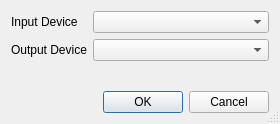
<?xml version="1.0" encoding="UTF-8"?>
<ui version="4.0">
 <class>AudioDialog</class>
 <widget class="QDialog" name="AudioDialog">
  <property name="geometry">
   <rect>
    <x>0</x>
    <y>0</y>
    <width>280</width>
    <height>124</height>
   </rect>
  </property>
  <property name="sizePolicy">
   <sizepolicy hsizetype="Fixed" vsizetype="Fixed">
    <horstretch>0</horstretch>
    <verstretch>0</verstretch>
   </sizepolicy>
  </property>
  <property name="windowTitle">
   <string>Audio Settings</string>
  </property>
  <property name="sizeGripEnabled">
   <bool>true</bool>
  </property>
  <layout class="QVBoxLayout" name="verticalLayout">
   <item>
    <layout class="QFormLayout" name="formLayout">
     <item row="0" column="0">
      <widget class="QLabel" name="label">
       <property name="text">
        <string>Input Device</string>
       </property>
      </widget>
     </item>
     <item row="0" column="1">
      <widget class="QComboBox" name="inputDevice">
       <property name="sizePolicy">
        <sizepolicy hsizetype="Expanding" vsizetype="Fixed">
         <horstretch>0</horstretch>
         <verstretch>0</verstretch>
        </sizepolicy>
       </property>
      </widget>
     </item>
     <item row="1" column="0">
      <widget class="QLabel" name="label_2">
       <property name="text">
        <string>Output Device</string>
       </property>
      </widget>
     </item>
     <item row="1" column="1">
      <widget class="QComboBox" name="outputDevice">
       <property name="sizePolicy">
        <sizepolicy hsizetype="Expanding" vsizetype="Fixed">
         <horstretch>0</horstretch>
         <verstretch>0</verstretch>
        </sizepolicy>
       </property>
      </widget>
     </item>
    </layout>
   </item>
   <item>
    <widget class="QDialogButtonBox" name="buttonBox">
     <property name="orientation">
      <enum>Qt::Horizontal</enum>
     </property>
     <property name="standardButtons">
      <set>QDialogButtonBox::Cancel|QDialogButtonBox::Ok</set>
     </property>
    </widget>
   </item>
  </layout>
 </widget>
 <resources/>
 <connections>
  <connection>
   <sender>buttonBox</sender>
   <signal>accepted()</signal>
   <receiver>AudioDialog</receiver>
   <slot>accept()</slot>
   <hints>
    <hint type="sourcelabel">
     <x>248</x>
     <y>254</y>
    </hint>
    <hint type="destinationlabel">
     <x>157</x>
     <y>274</y>
    </hint>
   </hints>
  </connection>
  <connection>
   <sender>buttonBox</sender>
   <signal>rejected()</signal>
   <receiver>AudioDialog</receiver>
   <slot>reject()</slot>
   <hints>
    <hint type="sourcelabel">
     <x>316</x>
     <y>260</y>
    </hint>
    <hint type="destinationlabel">
     <x>286</x>
     <y>274</y>
    </hint>
   </hints>
  </connection>
 </connections>
</ui>
